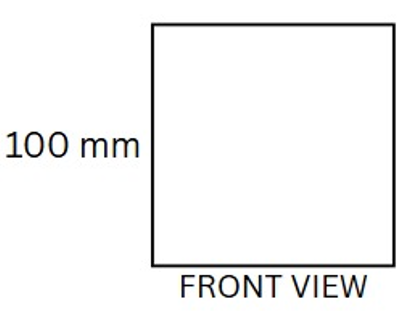
#> input picture assets/images/cube/cube-front.png, 419 x 311 px, found by its file name
$ python 2d_identification_v2.py
#> lines starting #> are read from the running program, lines starting #| are printed output that depends on the picture; after the words box and inside, x2 and y2 are one past the last pixel; in counts of white or black regions, pixels touching at a corner belong together
# -*- coding: utf-8 -*-
"""2D-identification-v2.ipynb

Automatically generated by Colab.

Original file is located at
    https://colab.research.google.com/drive/1MtPDm9KwJExnqXUwaekkZ79bA_whEZyI

## Dimensioning function

The following funtion is used for dimensioning step, where you have to provide the all the 3 views images and the output of this function will be the image highlighted with a line and the unit length to pixel value. Once you get the raito value you can multiple it with the length of the highlighted line to get the length to pixel ratio for that view.
"""

import copy
import json
import os
import shutil
import cv2
import numpy as np
from matplotlib import pyplot as plt
from IPython.display import Image
from google.colab.patches import cv2_imshow
from google.colab import files

uploaded = files.upload()
#> the answer given: cube-front.png

for fname in uploaded.keys():
    image_path = fname

img = cv2.imread(image_path)
#> img is the input picture: shape (311, 419, 3); mean B, G, R 245, 245.1, 245
orig = img.copy()
gray = cv2.cvtColor(img, cv2.COLOR_BGR2GRAY)
ret, thresh = cv2.threshold(gray, 127, 255, cv2.THRESH_BINARY_INV)
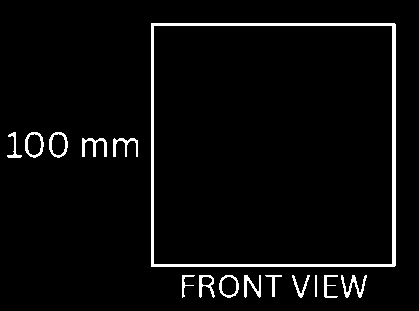
#> thresh: shape (311, 419); 3.9% white; 15 white regions

# Find contours
contours, hierarchy = cv2.findContours(thresh, cv2.RETR_CCOMP, cv2.CHAIN_APPROX_SIMPLE)
#> contours = 20 contours; largest, box (x1, y1, x2, y2) and area: (151, 23, 396, 267) 59291, (153, 25, 393, 265) 57119, (49, 132, 68, 158) 366, (25, 132, 44, 158) 365, (219, 275, 239, 298) 336
hierarchy, contours = zip(*sorted(zip(hierarchy[0], contours), key=lambda x: cv2.contourArea(x[1]), reverse=True))

shapes_detected = []

# Iterate and detect shape + dimensions
for i, c in enumerate(contours):
    if hierarchy[i][3] != -1 or (hierarchy[i][3] == -1 and hierarchy[i][2] == -1):
        M = cv2.moments(c)
        if M["m00"] != 0:
            cX = int(M["m10"] / M["m00"])
            cY = int(M["m01"] / M["m00"])
            rect = cv2.minAreaRect(c)
            box = cv2.boxPoints(rect)
            box.astype(int)
            x, y, w, h = cv2.boundingRect(c)

            # Approximate shape
            peri = cv2.arcLength(c, True)
            approx = cv2.approxPolyDP(c, 0.04 * peri, True)
            num_vertices = len(approx)
            shape = "unidentified"

            if num_vertices == 3:
                shape = "triangle"
            elif num_vertices == 4:
                aspect_ratio = w / float(h)
                shape = "square" if 0.95 <= aspect_ratio <= 1.05 else "rectangle"
            elif num_vertices == 5:
                shape = "pentagon"
            elif num_vertices > 5:
                shape = "circle"

            cv2.drawContours(orig, [box], 0, (0, 0, 255), 2)
            cv2.putText(orig, f"{shape} {w}x{h}", (x, y - 10), cv2.FONT_HERSHEY_SIMPLEX, 0.5, (0, 255, 0), 2)
            shapes_detected.append((shape, w, h))
            break  # only the biggest outer shape for this demo
#> this loop made 2 passes
#> (cX, cY, rect, box, x, y, w, h) on pass 2: (272, 144, ((272.5, 144.5), (239, 239), -90), [[392, 264], [153, 264], [153, 25], [392, 25]], 153, 25, 240, 240)
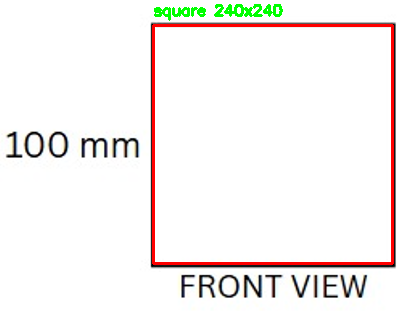
#> orig: shape (311, 419, 3); 2.89% of pixels changed, all inside (x1, y1, x2, y2) = (152, 4, 394, 265)
#> after the loop, shapes_detected = [('square', 240, 240)]

cv2_imshow(orig)
plt.title("Detected Shape and Dimensions")
#> (this line was passed over: IPython is not available in this run)
plt.show()

print("\nShapes Detected (Shape, Width, Height):")
for s in shapes_detected:
    print(s)
#> this loop made 1 pass
#| ('square', 240, 240)

import cv2
import numpy as np

def preprocess(img_path):
    img = cv2.imread(img_path)
    gray = cv2.cvtColor(img, cv2.COLOR_BGR2GRAY)
    # Invert for black lines on white
    gray = 255 - gray
    # Adaptive thresholding works better for thin lines
    thresh = cv2.adaptiveThreshold(gray, 255, cv2.ADAPTIVE_THRESH_MEAN_C,
                                   cv2.THRESH_BINARY, 11, 2)
    # Optional: Dilate to strengthen thin lines
    kernel = np.ones((2,2), np.uint8)
    dilated = cv2.dilate(thresh, kernel, iterations=1)
    return dilated

# [26 lines left out: functions preprocess_with_canny, detect_shapes, not called in this run]

def analyze_orthographic_views(front, top, side):
    front_shapes = detect_shapes(preprocess(front))
    top_shapes = detect_shapes(preprocess(top))
    side_shapes = detect_shapes(preprocess(side))

    # Check for empty results
    if not front_shapes:
        raise ValueError("No shapes detected in front view")
    if not top_shapes:
        raise ValueError("No shapes detected in top view")
    if not side_shapes:
        raise ValueError("No shapes detected in side view")

    # Get largest contour per view
    main_front = max(front_shapes, key=lambda x: cv2.contourArea(x['contour']))
    main_top = max(top_shapes, key=lambda x: cv2.contourArea(x['contour']))
    main_side = max(side_shapes, key=lambda x: cv2.contourArea(x['contour']))

    projected_dims = {
        'length': main_front['bbox'][1][0],  # width of front view bounding rect
        'width': main_top['bbox'][1][0],     # width of top view bounding rect
        'height': main_side['bbox'][1][1]    # height of side view bounding rect
    }

    return projected_dims

# [7 lines left out: function pixel_to_real, not called in this run]

# Input paths
front_view = "/content/front.jpg"
top_view = "/content/top.jpg"
side_view = "/content/side.jpg"

# Process images
#> (the run stopped early here; a loop or call above may not have finished)

$ run again, on assets/images/cube/cube-side.png
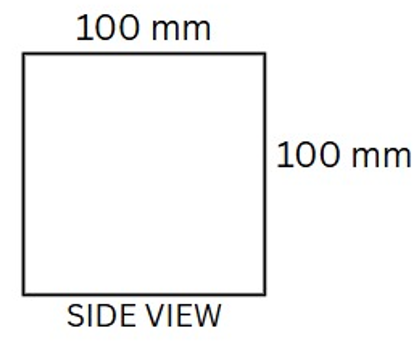
#> input picture assets/images/cube/cube-side.png, 419 x 345 px, found by its file name
#> img is the input picture: shape (345, 419, 3); mean B, G, R 244.7, 244.8, 244.7
#> `ret, thresh = cv2.threshold(gray, 127, 255, cv2.THRESH_BINARY_INV)`:
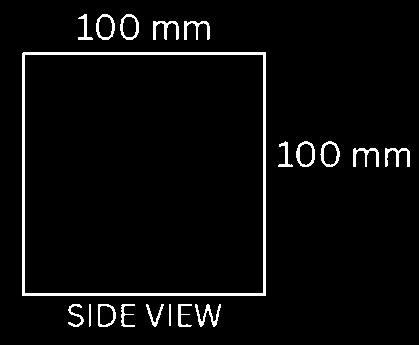
#> thresh: shape (345, 419); 3.9% white; 19 white regions
#> contours = 25 contours; largest, box (x1, y1, x2, y2) and area: (22, 52, 266, 296) 59048, (24, 54, 264, 294) 57119, (320, 141, 340, 167) 368, (120, 14, 139, 40) 368, (296, 141, 315, 167) 366
#> the loop `for i, c in enumerate(contours):` made 2 passes
#> (cX, cY, rect, box, x, y, w, h) on pass 2: (143, 173, ((143.5, 173.5), (239, 239), -90), [[263, 293], [24, 293], [24, 54], [263, 54]], 24, 54, 240, 240)
#> after the loop `for i, c in enumerate(contours):`:
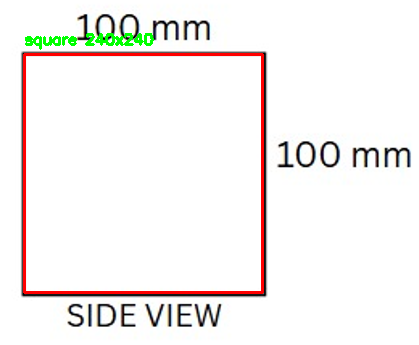
#> orig: shape (345, 419, 3); 2.6% of pixels changed, all inside (x1, y1, x2, y2) = (23, 33, 264, 294)
#> after the loop `for i, c in enumerate(contours):`: shapes_detected = [('square', 240, 240)]
#> the loop `for s in shapes_detected:` made 1 pass
#> (printed output is left out)
